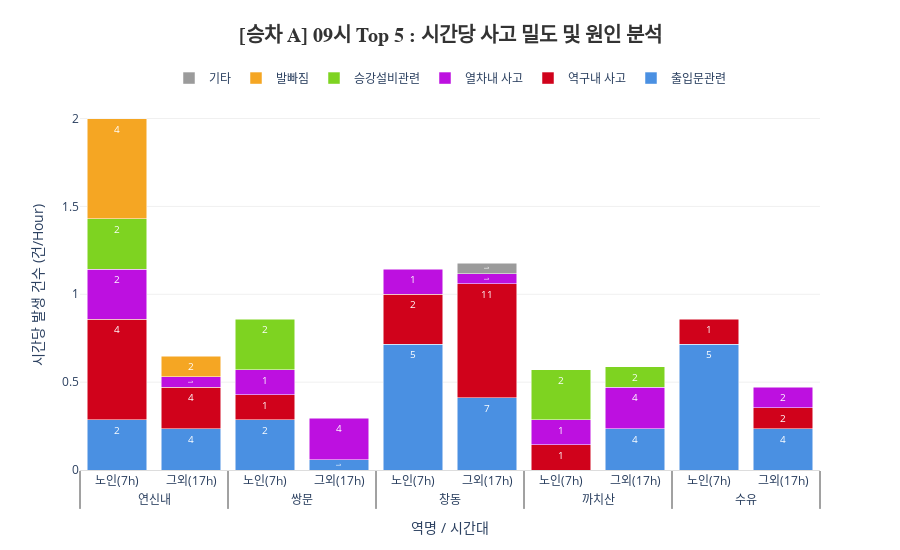
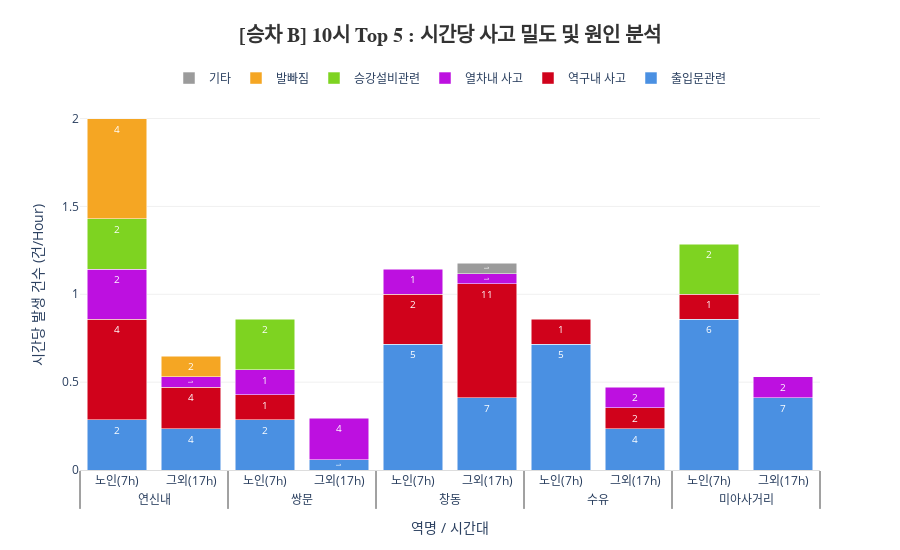
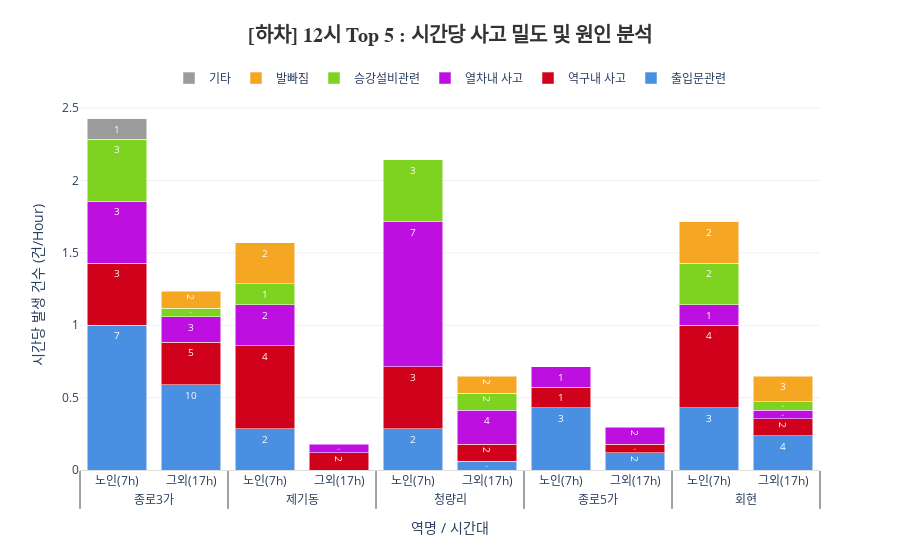

Write notebook code for charts like these, in order.
### Code cell
# ---------------------------------------------------------
# [1] 데이터 전처리
# ---------------------------------------------------------
df = safety_df.copy()

# 1. 시간 숫자 추출
df['시'] = df['발생시간'].astype(str).str.split(':').str[0]
df['시'] = pd.to_numeric(df['시'], errors='coerce').fillna(-1).astype(int)

# 2. 시간대 구분
core_hours = [11, 12, 13, 14, 15, 16, 17]
duration_core = 7
duration_other = 17

def classify_time_simple(h):
    if h in core_hours: return '노인(7h)'
    else: return '그외(17h)'

df['시간대구분'] = df['시'].apply(classify_time_simple)
df['역명_검색용'] = df['발생역'].astype(str).str.split('(').str[0].str.replace('역$', '', regex=True).str.strip()

# ---------------------------------------------------------
# [2] 시각화 함수 (수정됨: .copy() 추가)
# ---------------------------------------------------------
def plot_density_breakdown(station_list, title_text):
    # 1. 데이터 필터링
    target_data = df[df['역명_검색용'].isin(station_list)].copy()
    
    # 2. 집계
    counts = target_data.groupby(['역명_검색용', '시간대구분', '사고유형']).size().reset_index(name='건수')
    
    # 3. 밀도 계산
    def calculate_density(row):
        if row['시간대구분'] == '노인(7h)':
            return row['건수'] / duration_core
        else:
            return row['건수'] / duration_other
            
    counts['밀도'] = counts.apply(calculate_density, axis=1)
    
    # 4. 시각화 준비
    fig = go.Figure()
    
    accident_colors = {
        '출입문관련': '#4A90E2', 
        '발빠짐': '#F5A623',   
        '승강설비관련': '#7ED321', 
        '열차내 사고': '#BD10E0', 
        '역구내 사고': '#D0021B', 
        '기타': '#9B9B9B'       
    }
    
    sorted_types = counts.groupby('사고유형')['밀도'].sum().sort_values(ascending=False).index.tolist()
    
    # 5. 그래프 그리기
    for accident_type in sorted_types:
        # ★ [수정 포인트] 뒤에 .copy()를 붙여서 경고 원천 차단!
        subset = counts[counts['사고유형'] == accident_type].copy()
        
        # 역 순서 정렬
        subset['역명_검색용'] = pd.Categorical(subset['역명_검색용'], categories=station_list, ordered=True)
        subset = subset.sort_values(['역명_검색용', '시간대구분'], ascending=[True, False])
        
        fig.add_trace(go.Bar(
            x=[subset['역명_검색용'], subset['시간대구분']], 
            y=subset['밀도'],
            name=accident_type,
            marker_color=accident_colors.get(accident_type, '#9B9B9B'),
            text=subset['건수'],
            textposition='inside',
            textfont=dict(color='white', size=10),
            hovertemplate='<b>%{x}</b><br>유형: %{data.name}<br>밀도: %{y:.2f} (실제 %{text}건)<extra></extra>'
        ))

    fig.update_layout(
        title=dict(
            text=f"<b>{title_text} : 시간당 사고 밀도 및 원인 분석</b>",
            x=0.5, y=0.95,
            font=dict(size=20, family="Malgun Gothic", color='#333')
        ),
        xaxis=dict(
            title="역명 / 시간대",
            tickfont=dict(size=12),
            linecolor='#ddd'
        ),
        yaxis=dict(
            title="시간당 발생 건수 (건/Hour)",
            gridcolor='#f0f0f0',
            zeroline=False
        ),
        legend=dict(
            orientation="h",       
            yanchor="bottom", y=1.02, 
            xanchor="center", x=0.5,  
            title_text=""
        ),
        barmode='stack',
        template="plotly_white",
        margin=dict(t=100, b=80),
        height=550
    )
    
    fig.add_annotation(
        text="※ 막대 높이: 시간당 사고 밀도 / 막대 내부 숫자: 실제 발생 건수",
        xref="paper", yref="paper",
        x=1.0, y=-0.3, 
        showarrow=False,
        font=dict(size=11, color="gray"),
        align="right"
    )

    fig.show()

# ---------------------------------------------------------
# [3] 실행
# ---------------------------------------------------------

# ① 승차 후보 A (09시 기준)
boarding_09 = ['연신내', '쌍문', '창동', '까치산', '수유']
print("📊 1. 승차 후보군 A (09시 기준)")
plot_density_breakdown(boarding_09, "[승차 A] 09시 Top 5")

# ② 승차 후보 B (10시 기준)
boarding_10 = ['연신내', '쌍문', '창동', '수유', '미아사거리'] 
print("📊 2. 승차 후보군 B (10시 기준)")
plot_density_breakdown(boarding_10, "[승차 B] 10시 Top 5")

# ③ 하차 확정 (12시 기준)
alighting_12 = ['종로3가', '제기동', '청량리', '종로5가', '회현']
print("📊 3. 하차 확정군 (12시 기준)")
plot_density_breakdown(alighting_12, "[하차] 12시 Top 5")

### Figure 1 — Plotly figure (JSON) as saved in the notebook; plotly's stock layout.template omitted (floating-point values rounded to 4 significant figures)
{"data": [{"hovertemplate": "<b>%{x}</b><br>유형: %{data.name}<br>밀도: %{y:.2f} (실제 %{text}건)<extra></extra>", "marker": {"color": "#4A90E2"}, "name": "출입문관련", "text": [2, 4, 2, 1, 5, 7, 4, 5, 4], "textfont": {"color": "white", "size": 10}, "textposition": "inside", "type": "bar", "x": [["연신내", "연신내", "쌍문", "쌍문", "창동", "창동", "까치산", "수유", "수유"], ["노인(7h)", "그외(17h)", "노인(7h)", "그외(17h)", "노인(7h)", "그외(17h)", "그외(17h)", "노인(7h)", "그외(17h)"]], "y": [0.2857, 0.2353, 0.2857, 0.05882, 0.7143, 0.4118, 0.2353, 0.7143, 0.2353]}, {"hovertemplate": "<b>%{x}</b><br>유형: %{data.name}<br>밀도: %{y:.2f} (실제 %{text}건)<extra></extra>", "marker": {"color": "#D0021B"}, "name": "역구내 사고", "text": [4, 4, 1, 2, 11, 1, 1, 2], "textfont": {"color": "white", "size": 10}, "textposition": "inside", "type": "bar", "x": [["연신내", "연신내", "쌍문", "창동", "창동", "까치산", "수유", "수유"], ["노인(7h)", "그외(17h)", "노인(7h)", "노인(7h)", "그외(17h)", "노인(7h)", "노인(7h)", "그외(17h)"]], "y": [0.5714, 0.2353, 0.1429, 0.2857, 0.6471, 0.1429, 0.1429, 0.1176]}, {"hovertemplate": "<b>%{x}</b><br>유형: %{data.name}<br>밀도: %{y:.2f} (실제 %{text}건)<extra></extra>", "marker": {"color": "#BD10E0"}, "name": "열차내 사고", "text": [2, 1, 1, 4, 1, 1, 1, 4, 2], "textfont": {"color": "white", "size": 10}, "textposition": "inside", "type": "bar", "x": [["연신내", "연신내", "쌍문", "쌍문", "창동", "창동", "까치산", "까치산", "수유"], ["노인(7h)", "그외(17h)", "노인(7h)", "그외(17h)", "노인(7h)", "그외(17h)", "노인(7h)", "그외(17h)", "그외(17h)"]], "y": [0.2857, 0.05882, 0.1429, 0.2353, 0.1429, 0.05882, 0.1429, 0.2353, 0.1176]}, {"hovertemplate": "<b>%{x}</b><br>유형: %{data.name}<br>밀도: %{y:.2f} (실제 %{text}건)<extra></extra>", "marker": {"color": "#7ED321"}, "name": "승강설비관련", "text": [2, 2, 2, 2], "textfont": {"color": "white", "size": 10}, "textposition": "inside", "type": "bar", "x": [["연신내", "쌍문", "까치산", "까치산"], ["노인(7h)", "노인(7h)", "노인(7h)", "그외(17h)"]], "y": [0.2857, 0.2857, 0.2857, 0.1176]}, {"hovertemplate": "<b>%{x}</b><br>유형: %{data.name}<br>밀도: %{y:.2f} (실제 %{text}건)<extra></extra>", "marker": {"color": "#F5A623"}, "name": "발빠짐", "text": [4, 2], "textfont": {"color": "white", "size": 10}, "textposition": "inside", "type": "bar", "x": [["연신내", "연신내"], ["노인(7h)", "그외(17h)"]], "y": [0.5714, 0.1176]}, {"hovertemplate": "<b>%{x}</b><br>유형: %{data.name}<br>밀도: %{y:.2f} (실제 %{text}건)<extra></extra>", "marker": {"color": "#9B9B9B"}, "name": "기타", "text": [1], "textfont": {"color": "white", "size": 10}, "textposition": "inside", "type": "bar", "x": [["창동"], ["그외(17h)"]], "y": [0.05882]}], "layout": {"annotations": [{"align": "right", "font": {"color": "gray", "size": 11}, "showarrow": false, "text": "※ 막대 높이: 시간당 사고 밀도 / 막대 내부 숫자: 실제 발생 건수", "x": 1, "xref": "paper", "y": -0.3, "yref": "paper"}], "barmode": "stack", "height": 550, "legend": {"orientation": "h", "title": {"text": ""}, "x": 0.5, "xanchor": "center", "y": 1.02, "yanchor": "bottom"}, "margin": {"b": 80, "t": 100}, "title": {"font": {"color": "#333", "family": "Malgun Gothic", "size": 20}, "text": "<b>[승차 A] 09시 Top 5 : 시간당 사고 밀도 및 원인 분석</b>", "x": 0.5, "y": 0.95}, "xaxis": {"linecolor": "#ddd", "tickfont": {"size": 12}, "title": {"text": "역명 / 시간대"}}, "yaxis": {"gridcolor": "#f0f0f0", "title": {"text": "시간당 발생 건수 (건/Hour)"}, "zeroline": false}}}

### Figure 2 — Plotly figure (JSON) as saved in the notebook; plotly's stock layout.template omitted (floating-point values rounded to 4 significant figures)
{"data": [{"hovertemplate": "<b>%{x}</b><br>유형: %{data.name}<br>밀도: %{y:.2f} (실제 %{text}건)<extra></extra>", "marker": {"color": "#4A90E2"}, "name": "출입문관련", "text": [2, 4, 2, 1, 5, 7, 5, 4, 6, 7], "textfont": {"color": "white", "size": 10}, "textposition": "inside", "type": "bar", "x": [["연신내", "연신내", "쌍문", "쌍문", "창동", "창동", "수유", "수유", "미아사거리", "미아사거리"], ["노인(7h)", "그외(17h)", "노인(7h)", "그외(17h)", "노인(7h)", "그외(17h)", "노인(7h)", "그외(17h)", "노인(7h)", "그외(17h)"]], "y": [0.2857, 0.2353, 0.2857, 0.05882, 0.7143, 0.4118, 0.7143, 0.2353, 0.8571, 0.4118]}, {"hovertemplate": "<b>%{x}</b><br>유형: %{data.name}<br>밀도: %{y:.2f} (실제 %{text}건)<extra></extra>", "marker": {"color": "#D0021B"}, "name": "역구내 사고", "text": [4, 4, 1, 2, 11, 1, 2, 1], "textfont": {"color": "white", "size": 10}, "textposition": "inside", "type": "bar", "x": [["연신내", "연신내", "쌍문", "창동", "창동", "수유", "수유", "미아사거리"], ["노인(7h)", "그외(17h)", "노인(7h)", "노인(7h)", "그외(17h)", "노인(7h)", "그외(17h)", "노인(7h)"]], "y": [0.5714, 0.2353, 0.1429, 0.2857, 0.6471, 0.1429, 0.1176, 0.1429]}, {"hovertemplate": "<b>%{x}</b><br>유형: %{data.name}<br>밀도: %{y:.2f} (실제 %{text}건)<extra></extra>", "marker": {"color": "#BD10E0"}, "name": "열차내 사고", "text": [2, 1, 1, 4, 1, 1, 2, 2], "textfont": {"color": "white", "size": 10}, "textposition": "inside", "type": "bar", "x": [["연신내", "연신내", "쌍문", "쌍문", "창동", "창동", "수유", "미아사거리"], ["노인(7h)", "그외(17h)", "노인(7h)", "그외(17h)", "노인(7h)", "그외(17h)", "그외(17h)", "그외(17h)"]], "y": [0.2857, 0.05882, 0.1429, 0.2353, 0.1429, 0.05882, 0.1176, 0.1176]}, {"hovertemplate": "<b>%{x}</b><br>유형: %{data.name}<br>밀도: %{y:.2f} (실제 %{text}건)<extra></extra>", "marker": {"color": "#7ED321"}, "name": "승강설비관련", "text": [2, 2, 2], "textfont": {"color": "white", "size": 10}, "textposition": "inside", "type": "bar", "x": [["연신내", "쌍문", "미아사거리"], ["노인(7h)", "노인(7h)", "노인(7h)"]], "y": [0.2857, 0.2857, 0.2857]}, {"hovertemplate": "<b>%{x}</b><br>유형: %{data.name}<br>밀도: %{y:.2f} (실제 %{text}건)<extra></extra>", "marker": {"color": "#F5A623"}, "name": "발빠짐", "text": [4, 2], "textfont": {"color": "white", "size": 10}, "textposition": "inside", "type": "bar", "x": [["연신내", "연신내"], ["노인(7h)", "그외(17h)"]], "y": [0.5714, 0.1176]}, {"hovertemplate": "<b>%{x}</b><br>유형: %{data.name}<br>밀도: %{y:.2f} (실제 %{text}건)<extra></extra>", "marker": {"color": "#9B9B9B"}, "name": "기타", "text": [1], "textfont": {"color": "white", "size": 10}, "textposition": "inside", "type": "bar", "x": [["창동"], ["그외(17h)"]], "y": [0.05882]}], "layout": {"annotations": [{"align": "right", "font": {"color": "gray", "size": 11}, "showarrow": false, "text": "※ 막대 높이: 시간당 사고 밀도 / 막대 내부 숫자: 실제 발생 건수", "x": 1, "xref": "paper", "y": -0.3, "yref": "paper"}], "barmode": "stack", "height": 550, "legend": {"orientation": "h", "title": {"text": ""}, "x": 0.5, "xanchor": "center", "y": 1.02, "yanchor": "bottom"}, "margin": {"b": 80, "t": 100}, "title": {"font": {"color": "#333", "family": "Malgun Gothic", "size": 20}, "text": "<b>[승차 B] 10시 Top 5 : 시간당 사고 밀도 및 원인 분석</b>", "x": 0.5, "y": 0.95}, "xaxis": {"linecolor": "#ddd", "tickfont": {"size": 12}, "title": {"text": "역명 / 시간대"}}, "yaxis": {"gridcolor": "#f0f0f0", "title": {"text": "시간당 발생 건수 (건/Hour)"}, "zeroline": false}}}

### Figure 3 — Plotly figure (JSON) as saved in the notebook; plotly's stock layout.template omitted (floating-point values rounded to 4 significant figures)
{"data": [{"hovertemplate": "<b>%{x}</b><br>유형: %{data.name}<br>밀도: %{y:.2f} (실제 %{text}건)<extra></extra>", "marker": {"color": "#4A90E2"}, "name": "출입문관련", "text": [7, 10, 2, 2, 1, 3, 2, 3, 4], "textfont": {"color": "white", "size": 10}, "textposition": "inside", "type": "bar", "x": [["종로3가", "종로3가", "제기동", "청량리", "청량리", "종로5가", "종로5가", "회현", "회현"], ["노인(7h)", "그외(17h)", "노인(7h)", "노인(7h)", "그외(17h)", "노인(7h)", "그외(17h)", "노인(7h)", "그외(17h)"]], "y": [1, 0.5882, 0.2857, 0.2857, 0.05882, 0.4286, 0.1176, 0.4286, 0.2353]}, {"hovertemplate": "<b>%{x}</b><br>유형: %{data.name}<br>밀도: %{y:.2f} (실제 %{text}건)<extra></extra>", "marker": {"color": "#D0021B"}, "name": "역구내 사고", "text": [3, 5, 4, 2, 3, 2, 1, 1, 4, 2], "textfont": {"color": "white", "size": 10}, "textposition": "inside", "type": "bar", "x": [["종로3가", "종로3가", "제기동", "제기동", "청량리", "청량리", "종로5가", "종로5가", "회현", "회현"], ["노인(7h)", "그외(17h)", "노인(7h)", "그외(17h)", "노인(7h)", "그외(17h)", "노인(7h)", "그외(17h)", "노인(7h)", "그외(17h)"]], "y": [0.4286, 0.2941, 0.5714, 0.1176, 0.4286, 0.1176, 0.1429, 0.05882, 0.5714, 0.1176]}, {"hovertemplate": "<b>%{x}</b><br>유형: %{data.name}<br>밀도: %{y:.2f} (실제 %{text}건)<extra></extra>", "marker": {"color": "#BD10E0"}, "name": "열차내 사고", "text": [3, 3, 2, 1, 7, 4, 1, 2, 1, 1], "textfont": {"color": "white", "size": 10}, "textposition": "inside", "type": "bar", "x": [["종로3가", "종로3가", "제기동", "제기동", "청량리", "청량리", "종로5가", "종로5가", "회현", "회현"], ["노인(7h)", "그외(17h)", "노인(7h)", "그외(17h)", "노인(7h)", "그외(17h)", "노인(7h)", "그외(17h)", "노인(7h)", "그외(17h)"]], "y": [0.4286, 0.1765, 0.2857, 0.05882, 1, 0.2353, 0.1429, 0.1176, 0.1429, 0.05882]}, {"hovertemplate": "<b>%{x}</b><br>유형: %{data.name}<br>밀도: %{y:.2f} (실제 %{text}건)<extra></extra>", "marker": {"color": "#7ED321"}, "name": "승강설비관련", "text": [3, 1, 1, 3, 2, 2, 1], "textfont": {"color": "white", "size": 10}, "textposition": "inside", "type": "bar", "x": [["종로3가", "종로3가", "제기동", "청량리", "청량리", "회현", "회현"], ["노인(7h)", "그외(17h)", "노인(7h)", "노인(7h)", "그외(17h)", "노인(7h)", "그외(17h)"]], "y": [0.4286, 0.05882, 0.1429, 0.4286, 0.1176, 0.2857, 0.05882]}, {"hovertemplate": "<b>%{x}</b><br>유형: %{data.name}<br>밀도: %{y:.2f} (실제 %{text}건)<extra></extra>", "marker": {"color": "#F5A623"}, "name": "발빠짐", "text": [2, 2, 2, 2, 3], "textfont": {"color": "white", "size": 10}, "textposition": "inside", "type": "bar", "x": [["종로3가", "제기동", "청량리", "회현", "회현"], ["그외(17h)", "노인(7h)", "그외(17h)", "노인(7h)", "그외(17h)"]], "y": [0.1176, 0.2857, 0.1176, 0.2857, 0.1765]}, {"hovertemplate": "<b>%{x}</b><br>유형: %{data.name}<br>밀도: %{y:.2f} (실제 %{text}건)<extra></extra>", "marker": {"color": "#9B9B9B"}, "name": "기타", "text": [1], "textfont": {"color": "white", "size": 10}, "textposition": "inside", "type": "bar", "x": [["종로3가"], ["노인(7h)"]], "y": [0.1429]}], "layout": {"annotations": [{"align": "right", "font": {"color": "gray", "size": 11}, "showarrow": false, "text": "※ 막대 높이: 시간당 사고 밀도 / 막대 내부 숫자: 실제 발생 건수", "x": 1, "xref": "paper", "y": -0.3, "yref": "paper"}], "barmode": "stack", "height": 550, "legend": {"orientation": "h", "title": {"text": ""}, "x": 0.5, "xanchor": "center", "y": 1.02, "yanchor": "bottom"}, "margin": {"b": 80, "t": 100}, "title": {"font": {"color": "#333", "family": "Malgun Gothic", "size": 20}, "text": "<b>[하차] 12시 Top 5 : 시간당 사고 밀도 및 원인 분석</b>", "x": 0.5, "y": 0.95}, "xaxis": {"linecolor": "#ddd", "tickfont": {"size": 12}, "title": {"text": "역명 / 시간대"}}, "yaxis": {"gridcolor": "#f0f0f0", "title": {"text": "시간당 발생 건수 (건/Hour)"}, "zeroline": false}}}
